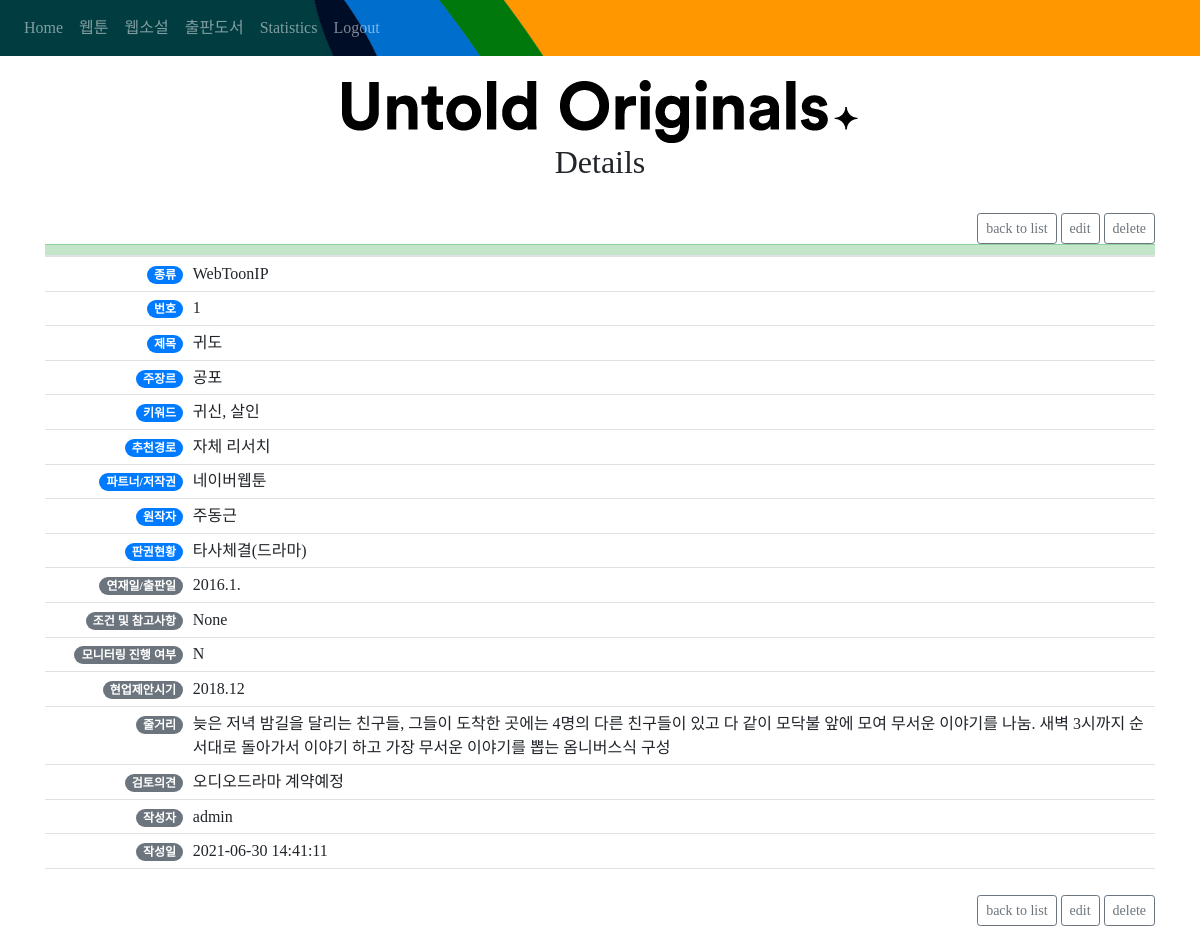
/detail-view/WebToonIP/1 (signed in), run on the app's committed database.
### website/models.py (models this page shows)
class WebToonIP(db.Model):
    id = db.Column(db.Integer, primary_key=True)
    num = db.Column(db.String(10))
    title = db.Column(db.String(50))
    genre = db.Column(db.String(30))
    keyword = db.Column(db.String(100))
    ref_path = db.Column(db.String(200))
    copyright = db.Column(db.String(100))
    writer = db.Column(db.String(50))
    copyright_status = db.Column(db.String(50))
    condition = db.Column(db.String(50))
    date_pub = db.Column(db.String(10))
    monitored = db.Column(db.String(5))
    date_monitor = db.Column(db.String(10))
    suggested = db.Column(db.String(5))
    date_suggested = db.Column(db.String(10))
    story = db.Column(db.String(10000))
    feedback = db.Column(db.String(5000))
    date = db.Column(db.String(100))
    user_id = db.Column(db.Integer, db.ForeignKey('user.id'))

class User(db.Model, UserMixin):
    id = db.Column(db.Integer, primary_key=True)
    email = db.Column(db.String(150), unique=True)
    password = db.Column(db.String(150))
    first_name = db.Column(db.String(150))
    ips_WebToonIp = db.relationship('WebToonIP', backref = 'author', lazy = True)
    ips_WebNovel = db.relationship('WebNovel', backref = 'author', lazy = True)
    ips_Books = db.relationship('Books', backref = 'author', lazy = True)

### website/views.py (the view)
@views.route('/detail-view/WebToonIP/<int:id>', methods=['GET','POST'])
@login_required
def deatil_view_webtoon(id):
    ip_to_update = WebToonIP.query.get_or_404(id)
    return render_template("detail_view.html", user=current_user, ip = ip_to_update)

### website/__init__.py (called while the page is built)
def create_app():
    app = Flask(__name__)
    app.config['SECRET_KEY'] = 'hjshjhdjah kjshkjdhjs'
    app.config['SQLALCHEMY_DATABASE_URI'] = f'sqlite:///{DB_NAME}'
    db.init_app(app)
    charts = GoogleCharts(app)
    from .views import views
    from .auth import auth
    app.register_blueprint(views, url_prefix='/')
    app.register_blueprint(auth, url_prefix='/')
    from .models import User, WebToonIP
    create_database(app)
    login_manager = LoginManager()
    login_manager.login_view = 'auth.login'
    login_manager.init_app(app)
    @login_manager.user_loader
    def load_user(id):
        return User.query.get(int(id))
    return app

### website/templates/detail_view.html (shortened to what this page needs)
{% extends "base.html" %} {% block title %}IP Detail View{% endblock %} {% block content
%}<br/>
<div style="text-align: center;">
    <img src="../../static/images/Slogan_2_Black.png" style = "max-width: 100%" alt="Slogan_black">
</div>
<div>
<h2>Details</h2>
    </div>
<br/>
<ul class="list-group list-group-flush" id="notes">
   <div class = "text-right">
        <a href="/{{ip.__class__.__name__}}" class="btn btn-outline-secondary btn-sm" > back to list </a>
        <a href="/update/{{ip.__class__.__name__}}/{{ip.id}}" class="btn btn-outline-secondary btn-sm" > edit </a>
        <a class = "btn btn-outline-secondary btn-sm" href="/delete/{{ip.__class__.__name__}}/{{ip.id}}">delete</a>
    </div>
    <table class="table table-sm table-hover" style = "text-align: left;">
  <thead>
    <tr class="table-success">
        <th scope="col" align = "left"></th>
        <th scope="col" align = "right"></th>
    </tr>
  </thead>
  <tbody class = "h7">
          <tr>
          <td align = "right" class = "elli_40"><span class="badge badge-pill badge-primary">종류</span></td>
          <td> {{ ip.__class__.__name__ }} </td>
      </tr>
        <tr>
          <td align = "right" class = "elli_40"><span class="badge badge-pill badge-primary">번호</span></td>
          <td> {{ ip.num }} </td>
      </tr>
      <tr>
          <td align = "right" class = "elli_40"><span class="badge badge-pill badge-primary">제목</span></td>
          <td> {{ ip.title }} </td>
      </tr>
      <tr>
          <td align = "right" class = "elli_40"><span class="badge badge-pill badge-primary">주장르</span></td>
          <td > {{ ip.genre }} </td>
      </tr>
      <tr>
          <td align = "right" class = "elli_40"><span class="badge badge-pill badge-primary">키워드</span></td>
          <td > {{ ip.keyword }} </td>
      </tr>
        <tr>
          <td align = "right" class = "elli_40"><span class="badge badge-pill badge-primary">추천경로</span></td>
          <td > {{ ip.ref_path }} </td>
      </tr>
      <tr>
          <td align = "right" class = "elli_40"><span class="badge badge-pill badge-primary">파트너/저작권</span></td>
          <td > {{ ip.copyright }} </td>
      </tr>
        <tr>
          <td align = "right" class = "elli_40"><span class="badge badge-pill badge-primary">원작자</span></td>
          <td > {{ ip.writer }} </td>
      </tr>
        <tr>
          <td align = "right" class = "elli_40"><span class="badge badge-pill badge-primary">판권현황</span></td>
          <td > {{ ip.copyright_status }} </td>
      </tr>
      <tr>
          <td align = "right" class = "elli_40"><span class="badge badge-pill badge-secondary">연재일/출판일</span></td>
          <td > {{ ip.date_pub }} </td>
      </tr>
      <tr>
          <td align = "right" class = "elli_40"><span class="badge badge-pill badge-secondary">조건 및 참고사항</span></td>
          <td > {{ ip.condition }} </td>
      </tr>
      {% if ip.monitored == 'Y'%}
      <tr>
          <td align = "right" class = "elli_40"><span class="badge badge-pill badge-secondary">모니터링 시점</span></td>
          <td > {{ ip.date_monitor }} </td>
      </tr>
      {% else %}
        <tr>
          <td align = "right" class = "elli_40"><span class="badge badge-pill badge-secondary">모니터링 진행 여부</span></td>
          <td > {{ ip.monitored }} </td>
      </tr>
      {% endif %}
      {% if ip.suggested == 'Y' %}
      <tr>
          <td align = "right" class = "elli_40"><span class="badge badge-pill badge-secondary">현업제안시기</span></td>
          <td > {{ ip.date_suggested }} </td>
      </tr>
      {% else %}
      <tr>
          <td align = "right" class = "elli_40"><span class="badge badge-pill badge-secondary">현업제안여부</span></td>
          <td > {{ ip.suggested }} </td>
      </tr>
      {% endif %}
        <tr>
          <td align = "right" class = "elli_40"><span class="badge badge-pill badge-secondary elli_80">줄거리</span></td>
          <td class = "elli_80"> {{ ip.story }} </td>
      </tr>
      <tr>
          <td align = "right" class = "elli_40"><span class="badge badge-pill badge-secondary elli_80">검토의견</span></td>
          <td > {{ ip.feedback }} </td>
      </tr>
      <tr>
          <td align = "right" class = "elli_40"><span class="badge badge-pill badge-secondary">작성자</span></td>
          <td > {{ ip.author.first_name }} </td>
      </tr>
      <tr>
          <td align = "right" class = "elli_40"><span class="badge badge-pill badge-secondary">작성일</span></td>
          <td > {{ ip.date }} </td>
      </tr>
      <tr>
          <td align = "right" class = "elli_40"></td>
          <td ></td>
      </tr>
  </tbody>
</table>
    <div class = "text-right">
        <a href="/{{ip.__class__.__name__}}" class="btn btn-outline-secondary btn-sm" >back to list</a>
        <a href="/update/{{ip.__class__.__name__}}/{{ip.id}}" class="btn btn-outline-secondary btn-sm" >edit</a>
        <a class = "btn btn-outline-secondary btn-sm" href="/delete/{{ip.__class__.__name__}}/{{ip.id}}">delete</a>
    </div>
{% endblock %}

### website/templates/detail_view.html (style rules this page uses)
.elli_40 { max-width:150px; }
.elli_80 { max-width:800px; }
h2 { text-align: center; }

### data on the page
WebToonIP: num "1", title "귀도", genre "공포", keyword "귀신, 살인", ref_path "자체 리서치", copyright "네이버웹툰", writer "주동근", copyright_status "타사체결(드라마)", date_pub "2016.1.", condition "None", monitored "N", date_suggested "2018.12", story "늦은 저녁 밤길을 달리는 친구들, 그들이 도착한 곳에는 4명의 다른 친구들이 있고 다 같이 모닥불 앞에 모여 무서운 이야기를 나눔. 새벽 3시까지 순서대로 돌아가서 이야기 하고 가장 무서운 이야기를 뽑는 옴니버스식 구성", feedback "오디오드라마 계약예정", date "2021-06-30 14:41:11"
User: author.first_name "admin"

### other printed values
{{ ip.__class__.__name__ }} "WebToonIP"
